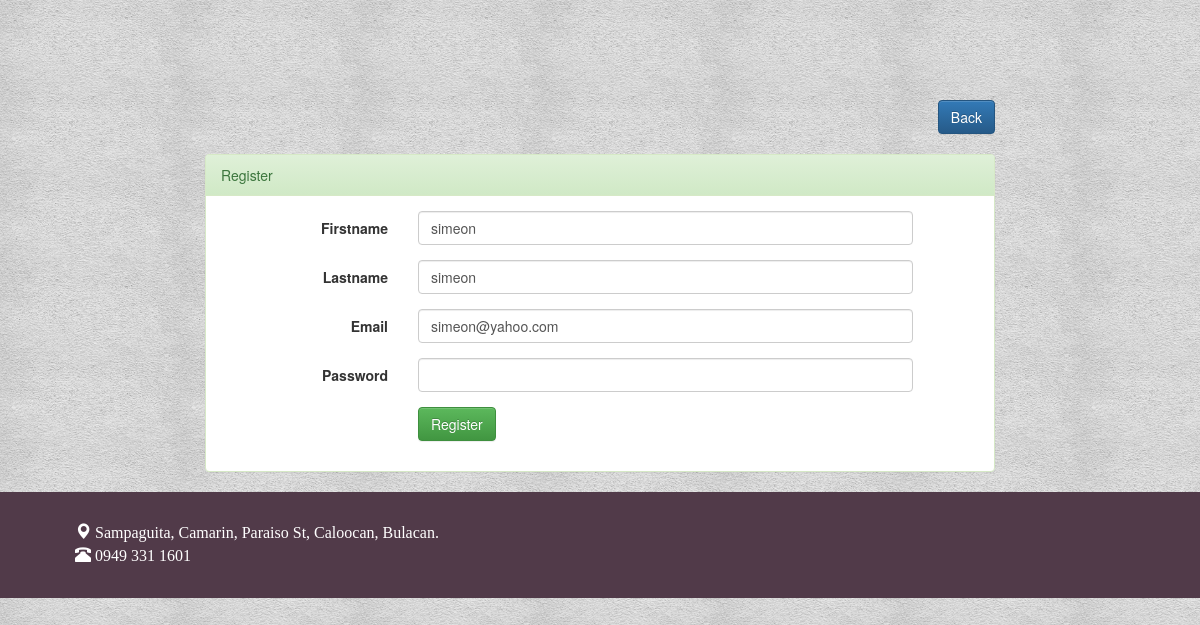
Screenshot of /registereduser.php with the database file from the repository.
### tables this page shows
CREATE TABLE `registereduser` (
  `id` int(11) NOT NULL,
  `firstname` varchar(255) NOT NULL,
  `lastname` varchar(255) NOT NULL,
  `middlename` varchar(255) NOT NULL,
  `email` varchar(255) NOT NULL,
  `pass` varchar(255) NOT NULL
);

### registereduser.php (the view)
<?php
include 'header.php';
?>
<br><br><br>
		<div class="row">
			<div class="col-md-8"></div>
			<div class="col-md-2 text-right">
				<a href="index.php" class="btn btn-primary">Back</a>
			</div>
		</div>
		<div class="row" style="padding-top: 20px;">
			<div class="col-md-2"></div>
			<div class="col-md-8">
			<div class="panel panel-success">
			<div class="panel-heading">Register</div>
			<div class="panel-body">
			 <form class="form-horizontal" action="add.php" method="POST">
		<?php
          $res = mysqli_query($db,"SELECT * FROM registereduser ");
          if($row = mysqli_fetch_array($res)) {
          	?>
          	 <div class="form-group">
              <label class="control-label col-sm-3" for="fname">Firstname</label>
              <div class="col-sm-8">
                <input type="text" class="form-control" id="fnamel" name="fname" value="<?php echo $row['firstname'];?>" required>
              </div>
            </div>
            <div class="form-group">
              <label class="control-label col-sm-3" for="lname">Lastname</label>
              <div class="col-sm-8">
                <input type="text" class="form-control" id="lname" name="lname" value="<?php echo $row['lastname'];?>" required>
              </div>
            </div>
             <div class="form-group">
              <label class="control-label col-sm-3" for="email">Email</label>
              <div class="col-sm-8">
                <input type="email" class="form-control" id="email" name="email" value="<?php echo $row['email'];?>" required>
              </div>
            </div>
             <div class="form-group">
              <label class="control-label col-sm-3" for="pass">Password</label>
              <div class="col-sm-8">
                <input type="text" class="form-control" id="pass" name="pass" required>
              </div>
            </div>
            <div class="form-group">
              <div class="col-sm-offset-3 col-sm-10">
                <button type="submit" class="btn btn-success" name="register">Register</button>
              </div>
            </div>
          	<?php
          }
          ?>
          	</form>
			</div>
			</div>
			</div>
			<div class="col-md-1"></div>
		</div>
<?php
include 'footer.php';
?>

### rows the page displays
registereduser: fname "simeon", lname "simeon", email "simeon@yahoo.com"
